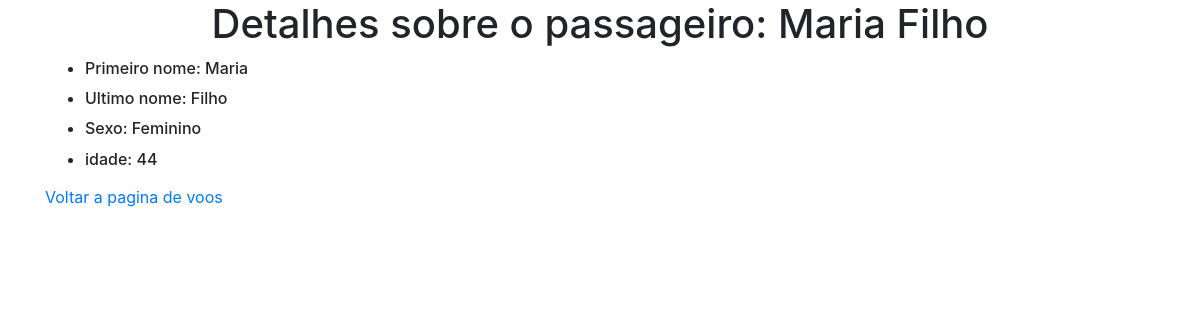
Screenshot of /passenger/6 with the database file from the repository.
### flights/models.py (models this page shows, shortened)
class Passengers(models.Model):
    first = models.CharField(max_length=64)
    last = models.CharField(max_length=64)
    age = models.IntegerField(blank=True)
    sex = models.CharField(blank=True, max_length=64)
    flights = models.ManyToManyField(Flights, blank=True, related_name="passengers")

### flights/views.py (the view)
# urls.py: path("passenger/<int:passenger_id>", views.passenger, name="passenger"),
def passenger(request, passenger_id):
    passenger = Passengers.objects.get(pk=passenger_id)
    context = {
        "passengers": passenger
    }
    return render(request, "flights/passanger.html", context)

### flights/templates/flights/passanger.html (shortened to what this page needs)
{% extends "flights/base.html" %}
{% block body %}
<div class="container">
    <div class="row justify-content-md-center">
        <div class="col col-lg-1">
        </div>
        <div class="col-md-auto">
            <h1>Detalhes sobre o passageiro: {{ passengers.first }}  {{passengers.last}}</h1>
        </div>
        <div class="col col-lg-1">
        </div>
      </div>
    <div class="row align-items-center">
        <div class="col">
            <ul>
                <li><h6>Primeiro nome: {{ passengers.first }}</h6></li>
                <li><h6>Ultimo nome: {{ passengers.last }}</h6></li>
                <li><h6>Sexo:  {{ passengers.sex }}</h6></li>
                <li><h6>idade:  {{ passengers.age }}</h6></li>
            </ul>
        </div>
    </div>
    <div class="row align-items-end">
        <div class="col">
            <a href="{% url 'index' %}">Voltar a pagina de voos</a>
        </div>
    </div>
  </div>
{% endblock %}

### rows the page displays
Passengers: first "Maria", last "Filho", sex "Feminino", age "44"
